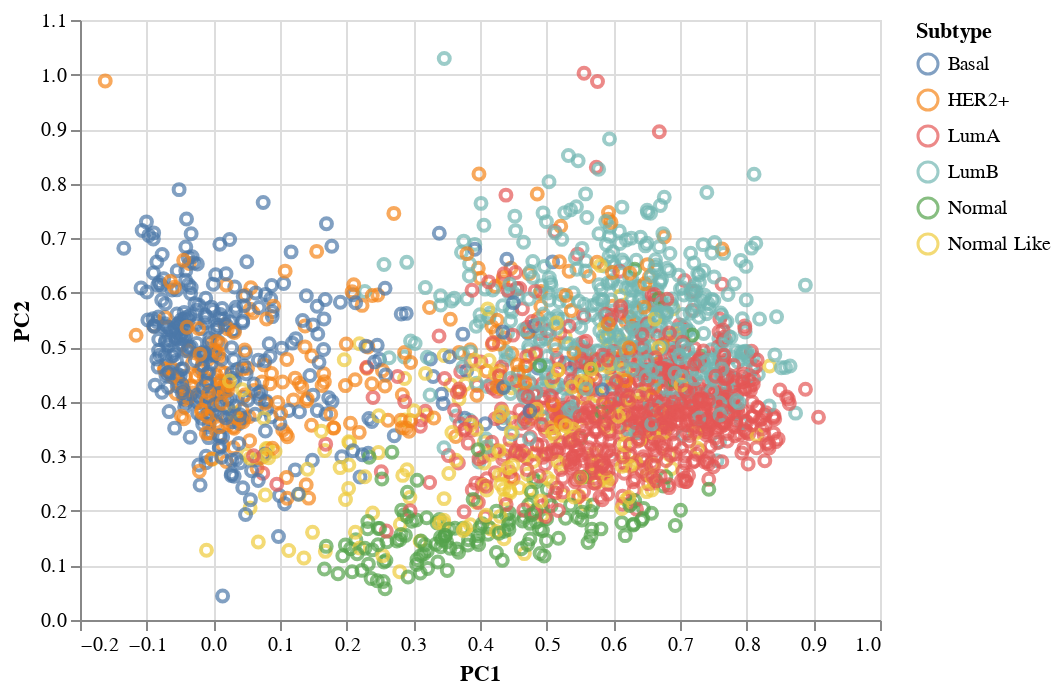

Write notebook code for a chart like this one.
### Markdown cell above
### Plot the results!

**Stop and think** Does this look the same as above?

Your answer here

### Code cell
g

### Figure 1 — Vega-Lite specification as saved in the notebook (floating-point values rounded to 4 significant figures; data arrays with more than 128 entries replaced by an {"elided": "..."} marker saying what was removed)
{"config": {"view": {"continuousWidth": 400, "continuousHeight": 300}}, "data": {"name": "data-79813410b4fd9c4a78a0923625aee04b"}, "mark": "point", "encoding": {"color": {"type": "nominal", "field": "Subtype"}, "x": {"type": "quantitative", "field": "PC1"}, "y": {"type": "quantitative", "field": "PC2"}}, "$schema": "https://vega.github.io/schema/vega-lite/v4.8.1.json", "datasets": {"data-79813410b4fd9c4a78a0923625aee04b": {"elided": "2133 records"}}}
